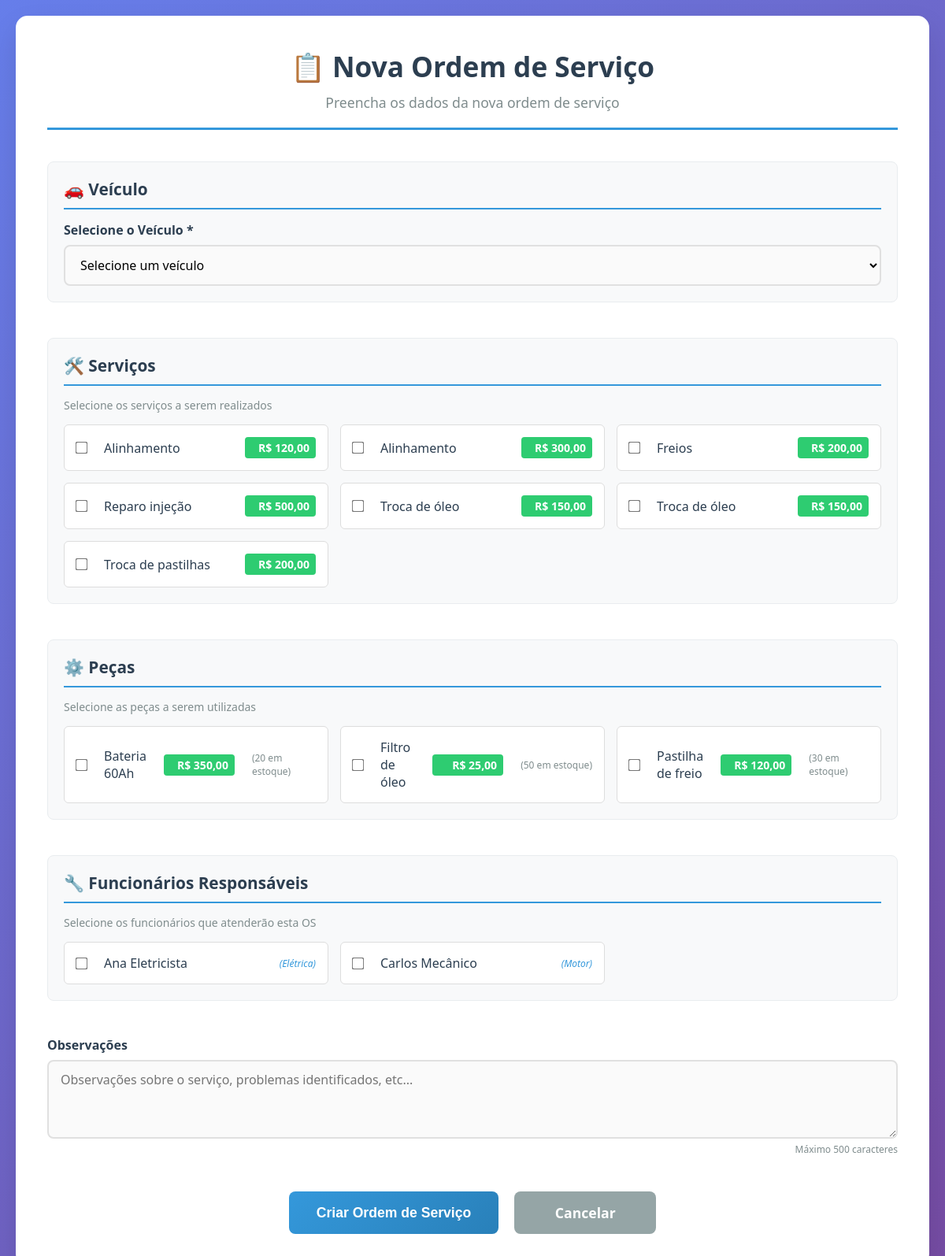
Screenshot of /ordens-servico/cadastrar.php with the database file from the repository.
### tables this page shows
CREATE TABLE SERVICO (
    ID_SERVICO INT AUTO_INCREMENT PRIMARY KEY,
    MAO_DE_OBRA DECIMAL(10,2) NOT NULL,
    NOME_SERVICO VARCHAR(100) NOT NULL,
    TEMPO TIME,
    DESCRICAO_SERVICO TEXT,
    ESPECIALIDADE VARCHAR(150)
);

CREATE TABLE PECAS (
    ID_PECA INT AUTO_INCREMENT PRIMARY KEY,
    NOME_PECA VARCHAR(100) NOT NULL,
    PRECO DECIMAL(10,2) NOT NULL,
    QUANTIDADE INT,
    DESCRICAO_PECA TEXT,
    FABRICANTE VARCHAR(100)
);

CREATE TABLE FUNCIONARIO (
    ID_FUNCIONARIO INT AUTO_INCREMENT PRIMARY KEY,
    NOME_FUNCIONARIO VARCHAR(100) NOT NULL,
    CPF_FUNCIONARIO VARCHAR(14) UNIQUE NOT NULL,
    TELEFONE_FUNCIONARIO VARCHAR(15),
    ESPECIALIDADE VARCHAR(150)
);

### ordens-servico/cadastrar.php (the view, shortened to what this page needs)
<?php
require_once '../conexao.php';
$servicos = $pdo->query("SELECT * FROM SERVICO ORDER BY NOME_SERVICO")->fetchAll();
$pecas = $pdo->query("SELECT * FROM PECAS ORDER BY NOME_PECA")->fetchAll();
$funcionarios = $pdo->query("SELECT * FROM FUNCIONARIO ORDER BY NOME_FUNCIONARIO")->fetchAll();
?>
<!DOCTYPE html>
<html lang="pt-br">
<head>
    <link rel="stylesheet" href="cadastrar.css">
</head>
<body>
    <div class="container">
        <div class="form-wrapper">
            <div class="header">
                <h1>📋 Nova Ordem de Serviço</h1>
                <p>Preencha os dados da nova ordem de serviço</p>
            </div>
            <form method="POST" class="form-cadastro" id="formOS">
                <div class="secao">
                    <h3>🚗 Veículo</h3>
                    <div class="form-group">
                        <label for="id_veiculo">Selecione o Veículo *</label>
                        <select id="id_veiculo" name="id_veiculo" required>
                            <option value="">Selecione um veículo</option>
                        </select>
                    </div>
                </div>
                <div class="secao">
                    <h3>🛠️ Serviços</h3>
                    <p class="section-desc">Selecione os serviços a serem realizados</p>
                    <div class="checkbox-group">
                        <?php foreach ($servicos as $servico): ?>
                            <div class="checkbox-item">
                                <input type="checkbox" id="servico_<?= $servico['ID_SERVICO'] ?>"
                                       name="servicos[]" value="<?= $servico['ID_SERVICO'] ?>">
                                <label for="servico_<?= $servico['ID_SERVICO'] ?>">
                                    <?= htmlspecialchars($servico['NOME_SERVICO']) ?>
                                </label>
                                <span class="preco">R$ <?= number_format($servico['MAO_DE_OBRA'], 2, ',', '.') ?></span>
                            </div>
                        <?php endforeach; ?>
                    </div>
                </div>
                <div class="secao">
                    <h3>⚙️ Peças</h3>
                    <p class="section-desc">Selecione as peças a serem utilizadas</p>
                    <div class="checkbox-group">
                        <?php foreach ($pecas as $peca): ?>
                            <div class="checkbox-item">
                                <input type="checkbox" id="peca_<?= $peca['ID_PECA'] ?>"
                                       name="pecas[]" value="<?= $peca['ID_PECA'] ?>"
                                       onchange="toggleQuantidade(this, <?= $peca['ID_PECA'] ?>)">
                                <label for="peca_<?= $peca['ID_PECA'] ?>">
                                    <?= htmlspecialchars($peca['NOME_PECA']) ?>
                                </label>
                                <span class="preco">R$ <?= number_format($peca['PRECO'], 2, ',', '.') ?></span>
                                <small class="estoque">(<?= $peca['QUANTIDADE'] ?> em estoque)</small>
                            </div>
                        <?php endforeach; ?>
                    </div>
                </div>
                <div class="secao">
                    <h3>🔧 Funcionários Responsáveis</h3>
                    <p class="section-desc">Selecione os funcionários que atenderão esta OS</p>
                    <div class="checkbox-group">
                        <?php foreach ($funcionarios as $funcionario): ?>
                            <div class="checkbox-item">
                                <input type="checkbox" id="funcionario_<?= $funcionario['ID_FUNCIONARIO'] ?>"
                                       name="funcionarios[]" value="<?= $funcionario['ID_FUNCIONARIO'] ?>">
                                <label for="funcionario_<?= $funcionario['ID_FUNCIONARIO'] ?>">
                                    <?= htmlspecialchars($funcionario['NOME_FUNCIONARIO']) ?>
                                </label>
                                <?php if (!empty($funcionario['ESPECIALIDADE'])): ?>
                                    <small class="especialidade">(<?= htmlspecialchars($funcionario['ESPECIALIDADE']) ?>)</small>
                                <?php endif; ?>
                            </div>
                        <?php endforeach; ?>
                    </div>
                </div>
                <div class="form-group">
                    <label for="observacoes">Observações</label>
                    <textarea id="observacoes" name="observacoes" rows="3" maxlength="500"
                              placeholder="Observações sobre o serviço, problemas identificados, etc..."></textarea>
                    <small class="char-count">Máximo 500 caracteres</small>
                </div>
                <div class="form-actions">
                    <button type="submit" class="btn btn-primary" onclick="return validarForm()">Criar Ordem de Serviço</button>
                    <a href="listar.php" class="btn btn-secondary">Cancelar</a>
                </div>
            </form>
        </div>
    </div>
</body>
</html>

### ordens-servico/cadastrar.css (style rules this page uses)
* { margin: 0; padding: 0; box-sizing: border-box; }
body { font-family: 'Segoe UI', Tahoma, Geneva, Verdana, sans-serif; background: linear-gradient(135deg, #667eea 0%, #764ba2 100%); min-height: 100vh; padding: 20px; color: #333; }
.container { width: 100%; max-width: 1200px; margin: 0 auto; }
.form-wrapper { background: white; border-radius: 15px; box-shadow: 0 15px 35px rgba(0,0,0,0.1); padding: 40px; margin-bottom: 30px; }
.header { text-align: center; margin-bottom: 40px; border-bottom: 3px solid #3498db; padding-bottom: 20px; }
.header h1 { color: #2c3e50; font-size: 2.2em; margin-bottom: 10px; }
.header p { color: #7f8c8d; font-size: 1.1em; }
.form-cadastro { display: flex; flex-direction: column; gap: 25px; }
.secao { background: #f8f9fa; border-radius: 10px; padding: 25px; border-left: 4px solid #3498db; transition: all 0.3s ease; }
.secao h3 { color: #2c3e50; margin-bottom: 20px; border-bottom: 2px solid #3498db; padding-bottom: 10px; font-size: 1.3em; }
.form-group { display: flex; flex-direction: column; }
.form-group label { color: #2c3e50; font-weight: 600; margin-bottom: 8px; font-size: 1em; }
.form-group input, .form-group select, .form-group textarea { padding: 12px 15px; border: 2px solid #e0e0e0; border-radius: 8px; font-size: 1em; transition: all 0.3s ease; background: #fafafa; font-family: inherit; }
.form-group textarea { resize: vertical; min-height: 100px; }
.checkbox-group { display: grid; grid-template-columns: repeat(auto-fit, minmax(300px, 1fr)); gap: 12px; margin-top: 15px; }
.checkbox-item { display: flex; align-items: center; gap: 12px; padding: 15px; background: white; border-radius: 8px; border: 2px solid #e0e0e0; transition: all 0.3s ease; cursor: pointer; }
.checkbox-item input[type="checkbox"] { transform: scale(1.2); cursor: pointer; }
.checkbox-item label { cursor: pointer; flex: 1; font-weight: 500; color: #2c3e50; margin: 0; }
.preco { color: #27ae60; font-weight: bold; font-size: 0.95em; min-width: 90px; text-align: right; }
.form-actions { display: flex; gap: 20px; margin-top: 20px; justify-content: center; }
.btn { padding: 15px 35px; border: none; border-radius: 8px; font-size: 1.1em; font-weight: 600; text-decoration: none; text-align: center; cursor: pointer; transition: all 0.3s ease; min-width: 180px; }
.btn-primary { background: linear-gradient(135deg, #3498db, #2980b9); color: white; }
.btn-secondary { background: #95a5a6; color: white; }

### ordens-servico/cadastrar.php (style rules this page uses)
.secao { background: #f8f9fa; padding: 20px; border-radius: 8px; margin-bottom: 20px; border: 1px solid #e9ecef; }
.secao h3 { margin-top: 0; color: #2c3e50; border-bottom: 2px solid #3498db; padding-bottom: 10px; margin-bottom: 15px; }
.section-desc { color: #7f8c8d; font-size: 14px; margin-bottom: 15px; }
.checkbox-group { display: grid; grid-template-columns: repeat(auto-fill, minmax(300px, 1fr)); gap: 15px; }
.checkbox-item { background: white; padding: 15px; border-radius: 6px; border: 1px solid #ddd; display: flex; align-items: center; transition: all 0.3s ease; }
.checkbox-item input[type="checkbox"] { margin-right: 10px; }
.checkbox-item label { flex-grow: 1; cursor: pointer; font-weight: 500; }
.preco { background: #2ecc71; color: white; padding: 4px 8px; border-radius: 4px; font-weight: bold; font-size: 14px; margin-left: 10px; }
.estoque { color: #7f8c8d; margin-left: 10px; font-size: 12px; }
.especialidade { color: #3498db; margin-left: 10px; font-size: 12px; font-style: italic; }
.char-count { display: block; text-align: right; color: #7f8c8d; font-size: 12px; margin-top: 5px; }

### rows the page displays
servico: NOME_SERVICO "Alinhamento", MAO_DE_OBRA "120,00"
servico: NOME_SERVICO "Alinhamento", MAO_DE_OBRA "300,00"
servico: NOME_SERVICO "Freios", MAO_DE_OBRA "200,00"
servico: NOME_SERVICO "Reparo injeção", MAO_DE_OBRA "500,00"
servico: NOME_SERVICO "Troca de óleo", MAO_DE_OBRA "150,00"
servico: NOME_SERVICO "Troca de óleo", MAO_DE_OBRA "150,00"
servico: NOME_SERVICO "Troca de pastilhas", MAO_DE_OBRA "200,00"
pecas: NOME_PECA "Bateria 60Ah", PRECO "350,00", QUANTIDADE "20"
pecas: NOME_PECA "Filtro de óleo", PRECO "25,00", QUANTIDADE "50"
pecas: NOME_PECA "Pastilha de freio", PRECO "120,00", QUANTIDADE "30"
funcionario: NOME_FUNCIONARIO "Ana Eletricista", ESPECIALIDADE "Elétrica"
funcionario: NOME_FUNCIONARIO "Carlos Mecânico", ESPECIALIDADE "Motor"
